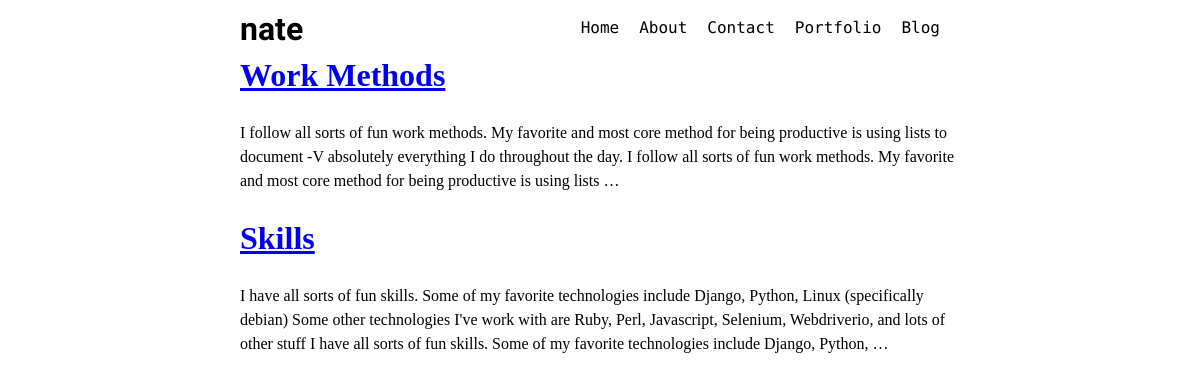
/about, run on the app's committed database.
### home/models.py (models this page shows, shortened)
class About(models.Model):
	title = models.CharField(max_length=100, unique=True)
	slug = models.SlugField(max_length=100, unique=True, blank=True)
	image_1 = models.URLField(blank=True)
	image_2 = models.URLField(blank=True)
	image_3 = models.URLField(blank=True)
	content = models.TextField()

### home/views.py (the view)
# urls.py: url(r'^about$', AboutView.as_view()),
class AboutView(ListView):
	template_name = "home/about.html"
	model = About
	def get_context_data(self, **kwargs):
		context = dict()
		all_abouts = About.objects.all()
		context['about_list'] = all_abouts
		return context

### home/templates/home/about.html
{% extends 'home/base.html' %}
{% block content %}
<div class="container">
{% for about in about_list %}
<a href="/about/{{ about.slug }}"><h1> {{ about.title }} </h1></a>
<p> {{ about.content|truncatewords:50 }} </p>
{% endfor %}
</div>
{% endblock %}

### home/static/css/home.css (style rules this page uses)
* { box-sizing: border-box; padding: 0; }
html { box-sizing: border-box; }
*, *:before, *:after { box-sizing: inherit; }
body { line-height: 1.5; background-color: white; color: black; margin: 0; }
.container { padding-left: 20%; width: 80%; }
@media (min-width: 768px) { .container { width: 750px; } }
@media (min-width: 992px) { .container { width: 970px; } }
@media (min-width: 1200px) { .container { width: 80%; } }

### data on the page
About: title "Work Methods", content "I follow all sorts of fun work methods. My favorite and most core method for being productive is using lists to document -V absolutely everything I do throughout the day. I follow all sorts of fun work methods. My favorite and most core method for being productive is using lists …"
About: title "Skills", content "I have all sorts of fun skills. Some of my favorite technologies include Django, Python, Linux (specifically debian) Some other technologies I've work with are Ruby, Perl, Javascript, Selenium, Webdriverio, and lots of other stuff I have all sorts of fun skills. Some of my favorite technologies include Django, Python, …"
